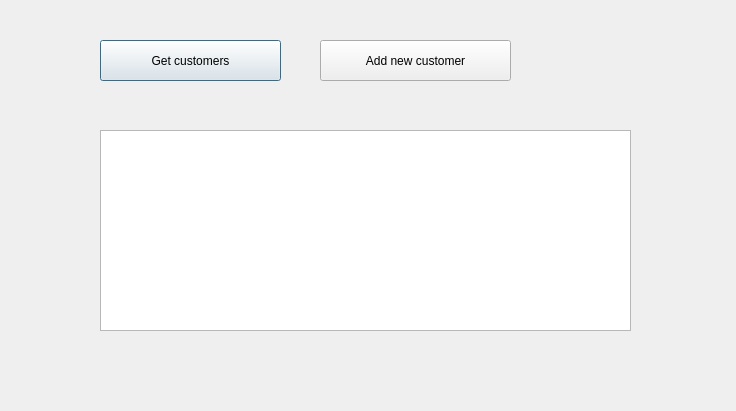
<?xml version="1.0" encoding="UTF-8"?>
<ui version="4.0">
 <class>customersmenu</class>
 <widget class="QDialog" name="customersmenu">
  <property name="geometry">
   <rect>
    <x>0</x>
    <y>0</y>
    <width>736</width>
    <height>411</height>
   </rect>
  </property>
  <property name="windowTitle">
   <string>Dialog</string>
  </property>
  <widget class="QPushButton" name="btnGetCustomers">
   <property name="geometry">
    <rect>
     <x>100</x>
     <y>40</y>
     <width>181</width>
     <height>41</height>
    </rect>
   </property>
   <property name="text">
    <string>Get customers</string>
   </property>
  </widget>
  <widget class="QTableView" name="tableCustomers">
   <property name="geometry">
    <rect>
     <x>100</x>
     <y>130</y>
     <width>531</width>
     <height>201</height>
    </rect>
   </property>
  </widget>
  <widget class="QPushButton" name="btnAddNewCustomer">
   <property name="geometry">
    <rect>
     <x>320</x>
     <y>40</y>
     <width>191</width>
     <height>41</height>
    </rect>
   </property>
   <property name="text">
    <string>Add new customer</string>
   </property>
  </widget>
 </widget>
 <resources/>
 <connections/>
</ui>
